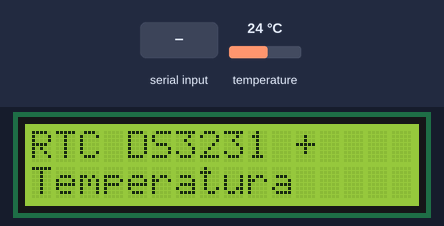
This sketch was run on a simulated Arduino Uno, built with avr-gcc and run on an emulated ATmega328P. Parts: 16×2 character LCD. The test bench sets the inputs (shaded band); at power-on: temperature 24 °C. The local clock reads 2024-03-15 10:24:30 at power-on unless the sketch sets it; what the sketch prints to the serial monitor is not drawn.

Above: at 2.1 s.
At 6.3 s:
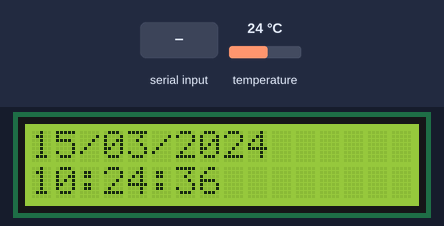
6.4 s: "90,45,200,10\n" received over Serial
At 9.2 s:
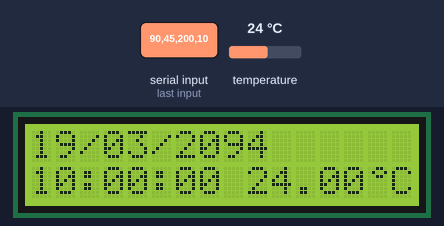
9.4 s: "30,150,10,200\n" received over Serial
At 11.9 s:
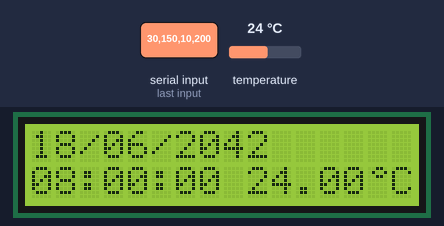
Timing chart, 0 to 13.4 s (numbered marks = the images above; inputs shaded):
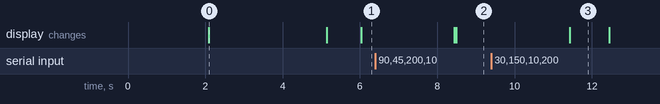

The sketch:

Trigger.ino
```cpp
/*******************************************************************************
* Utilizando RTC Ds3231 para acionar dispositivo com hora marcada
*******************************************************************************/
// Arduino DS3232RTC Library
// https://github.com/JChristensen/DS3232RTC
// Copyright (C) 2018 by Jack Christensen and licensed under
// GNU GPL v3.0, https://www.gnu.org/licenses/gpl.html
//
// Example sketch to display the date and time from a DS3231
// or DS3232 RTC every second. Display the temperature once per
// minute. (The DS3231 does a temperature conversion once every
// 64 seconds. This is also the default for the DS3232.)
//
// Set the date and time by entering the following on the Arduino
// serial monitor:
//  year,month,day,hour,minute,second,
//
// Where
//  year can be two or four digits,
//  month is 1-12,
//  day is 1-31,
//  hour is 0-23, and
//  minute and second are 0-59.
//
// Entering the final comma delimiter (after "second") will avoid a
// one-second timeout and will allow the RTC to be set more accurately.
//
// No validity checking is done, invalid values or incomplete syntax
// in the input will result in an incorrect RTC setting.
//
// Jack Christensen 08Aug2013


// PARA ACERTAR A DATA E HORA DO RELOGIO
// VÁ NO MONITOR (menu Ferramentas -> Monitor Serial
// E no espaço à esquerda do botao ENVIAR digite a data e hora no seguinte formato, utilizando as virgulas:
// AAAA,MM,DD,HH,MM,SS
// onde AAAA = Ano,
//      MM   = Mes
//      DD   = Dia
//      HH   = Hora
//      MM   = Minuto
//      SS   = Segundos
// E depois clique no botão enviar

#include <DS3232RTC.h>      // https://github.com/JChristensen/DS3232RTC
#include <Streaming.h>      // http://arduiniana.org/libraries/streaming/
#include <Wire.h> // i2c
//Essa é a bliblioteca do LCD
#include <LiquidCrystal_I2C.h>

// criacao do lcd 16x2
LiquidCrystal_I2C lcd(0x3F, 2, 1, 0, 4, 5, 6, 7, 3, POSITIVE);

//Array que desenha o simbolo de grau
byte a[8]= {B00110,B01001,B00110,B00000,B00000,B00000,B00000,B00000,};
byte campanhia[8]={B00000,B00100,B01110,B01110,B11111,B00100,B00000,B00000};
byte branco[8]={B00000,B00000,B00000,B00000,B00000,B00000,B00000,B00000};

const int LED_PIN = 9;    //pino definido para conexao com o led
const int HORA = 20;        //variavel de hora que o LED ira acionar
const int MINUTO = 15;      //variavel de minuto que o LED ira acionar

void setup()
{
    digitalWrite(LED_PIN, HIGH);                             //aciona LED
    delay(2000);
    digitalWrite(LED_PIN, LOW);   // DESLIGA O LED
    Serial.begin(9600);

    // setSyncProvider() causes the Time library to synchronize with the
    // external RTC by calling RTC.get() every five minutes by default.
    setSyncProvider(RTC.get);
    Serial << F("RTC Sync");
    if (timeStatus() != timeSet) Serial << F(" FAIL!");
    Serial << endl;

    lcd.begin(16,2);
    lcd.print("RTC DS3231 +");
    lcd.setCursor(0,1);
    lcd.print("Temperatura");
    delay(3000);
    lcd.clear();

    //Atribui a "1" o valor do array "A", que desenha o simbolo de grau
    lcd.createChar(1, a);
    lcd.createChar(2, campanhia);
    lcd.createChar(3, branco);
}

void loop()
{
    static time_t tLast;
    time_t t;
    tmElements_t tm;

    // check for input to set the RTC, minimum length is 12, i.e. yy,m,d,h,m,s
    if (Serial.available() >= 12) {
        // note that the tmElements_t Year member is an offset from 1970,
        // but the RTC wants the last two digits of the calendar year.
        // use the convenience macros from the Time Library to do the conversions.
        int y = Serial.parseInt();
        if (y >= 100 && y < 1000)
            Serial << F("Error: Year must be two digits or four digits!") << endl;
        else {
            if (y >= 1000)
                tm.Year = CalendarYrToTm(y);
            else    // (y < 1000)
                tm.Year = y2kYearToTm(y);
            tm.Month = Serial.parseInt();
            tm.Day = Serial.parseInt();
            tm.Hour = Serial.parseInt();
            tm.Minute = Serial.parseInt();
            tm.Second = Serial.parseInt();
            t = makeTime(tm);
            RTC.set(t);        // use the time_t value to ensure correct weekday is set
            setTime(t);
            Serial << F("RTC set to: ");
            printDateTime(t);
            Serial << endl;
            // dump any extraneous input
            while (Serial.available() > 0) Serial.read();
        }
    }

    t = now();
    if (t != tLast) {
        tLast = t;
        printDateTime(t);
        if (second(t) == 0) {
            float c = RTC.temperature() / 4.;
            float f = c * 9. / 5. + 32.;
            Serial << F("  ") << c << F(" C  ") << f << F(" F");
            lcd.setCursor(9,1);
            lcd.print(c); // Aqui mostra a temperatura em Graus Centigrados
            // lcd.print(f); // Aqui a temperatura em FARENHEITS
            lcd.write(1); //Escreve o simbolo de grau
            lcd.print('C');
        }
        Serial << endl;
    }
}

// print date and time to Serial
void printDateTime(time_t t)
{
    lcd.setCursor(0,0);
    if(day(t) < 10) lcd.print('0');
    lcd.print(day(t));
    lcd.print("/");
    if(month(t) < 10) lcd.print('0');
    lcd.print(month(t));
    lcd.print("/");
    lcd.print(year(t));

    lcd.setCursor(0,1);
    if(hour(t) < 10) lcd.print('0');
    lcd.print(hour(t));
    lcd.print(':');
    if(minute(t) < 10) lcd.print('0');
    lcd.print(minute(t));
    lcd.print(':');
    if(second(t) < 10) lcd.print('0');
    lcd.print(second(t));
    lcd.print(' ');


    printDate(t);
    Serial << ' ';
    printTime(t);

    if ((hour(t) == HORA) && (minute(t) == MINUTO)) {  //se no instante que hora atual for igual a hora da variavel
        lcd.setCursor(11,0);
        digitalWrite(LED_PIN, HIGH);
        lcd.write(2); //Escreve o simbolo de campanhia
    } else {
        lcd.setCursor(11,0); //senao
        digitalWrite(LED_PIN, LOW);
        lcd.write(3); //Escreve o quadro branco
    }
}

// print time to Serial
void printTime(time_t t)
{
    printI00(hour(t), ':');
    printI00(minute(t), ':');
    printI00(second(t), ' ');
}

// print date to Serial
void printDate(time_t t)
{
    printI00(day(t), 0);
    Serial << monthShortStr(month(t)) << _DEC(year(t));
}

// Print an integer in "00" format (with leading zero),
// followed by a delimiter character to Serial.
// Input value assumed to be between 0 and 99.
void printI00(int val, char delim)
{
    if (val < 10) Serial << '0';
    Serial << _DEC(val);
    if (delim > 0) Serial << delim;
    return;
}
```

Measured:
- what the display in image 0 shows lasts 3.0 s, from 2.1 s to 5.1 s
